Frame 1 (no input): blank canvas, image omitted
Frame 60 (no input): blank canvas, image omitted
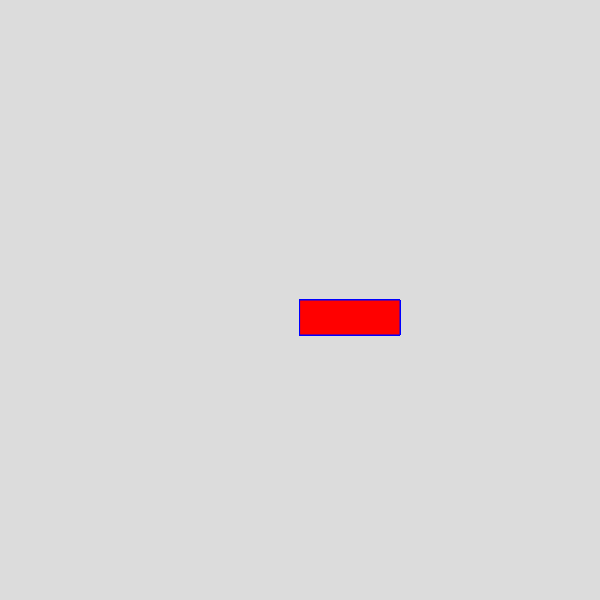
Frame 120 (the mouse pressed at the canvas centre since frame 60)

The p5.js sketch whose frames 1 and 60 were blank and that drew this single picture after the mouse press (run headless with seeded random() and noise() and a simulated clock; from frame 60 on, the mouse is pressed at the canvas centre):

// p5.js sketch
// ── sketch.js
function setup() {
    createCanvas(600, 600);
    background(220);
  }
  
  function draw() {
    stroke("blue")
    fill("red")
    
    if(mouseIsPressed){
      rect(mouseX, mouseY, 100, 35)
    }
  }
